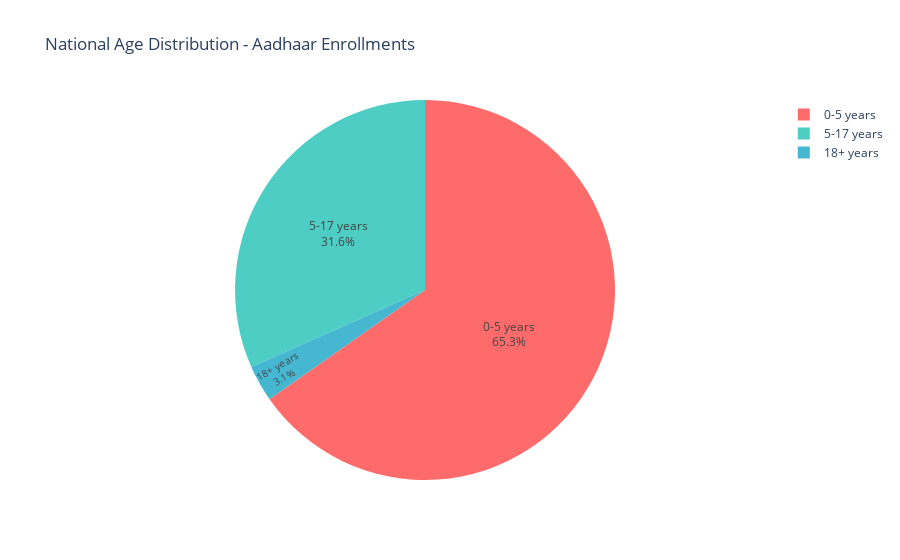

Notebook code for this chart:
### Markdown cell above
## 3. Demographic Deep Dive

### 3.1 Age Group Vulnerability Analysis

### Code cell
# National age distribution
total_age_0_5 = df['age_0_5'].sum()
total_age_5_17 = df['age_5_17'].sum()
total_age_18_plus = df['age_18_greater'].sum()
total_all = total_age_0_5 + total_age_5_17 + total_age_18_plus

print(f" NATIONAL AGE DISTRIBUTION:")
print(f"  Children 0-5: {total_age_0_5:,} ({total_age_0_5/total_all*100:.2f}%)")
print(f"  Children 5-17: {total_age_5_17:,} ({total_age_5_17/total_all*100:.2f}%)")
print(f"  Adults 18+: {total_age_18_plus:,} ({total_age_18_plus/total_all*100:.2f}%)")

# Visualize
age_data = pd.DataFrame({
    'Age Group': ['0-5 years', '5-17 years', '18+ years'],
    'Enrollments': [total_age_0_5, total_age_5_17, total_age_18_plus]
})

fig = px.pie(age_data, values='Enrollments', names='Age Group', 
             title='National Age Distribution - Aadhaar Enrollments',
             color_discrete_sequence=['#FF6B6B', '#4ECDC4', '#45B7D1'])
fig.update_traces(textposition='inside', textinfo='percent+label')
fig.write_html('../outputs/dashboard/02_age_distribution.html')
fig.show()

print(" Interactive chart saved: 02_age_distribution.html")

### Figure 1 — Plotly figure (JSON) as saved in the notebook; plotly's stock layout.template omitted (floating-point values rounded to 4 significant figures)
{"data": [{"domain": {"x": [0, 1], "y": [0, 1]}, "hovertemplate": "Age Group=%{label}<br>Enrollments=%{value}<extra></extra>", "labels": ["0-5 years", "5-17 years", "18+ years"], "legendgroup": "", "name": "", "showlegend": true, "textinfo": "percent+label", "textposition": "inside", "type": "pie", "values": [3546965, 1720384, 168353]}], "layout": {"legend": {"tracegroupgap": 0}, "piecolorway": ["#FF6B6B", "#4ECDC4", "#45B7D1"], "title": {"text": "National Age Distribution - Aadhaar Enrollments"}}}
